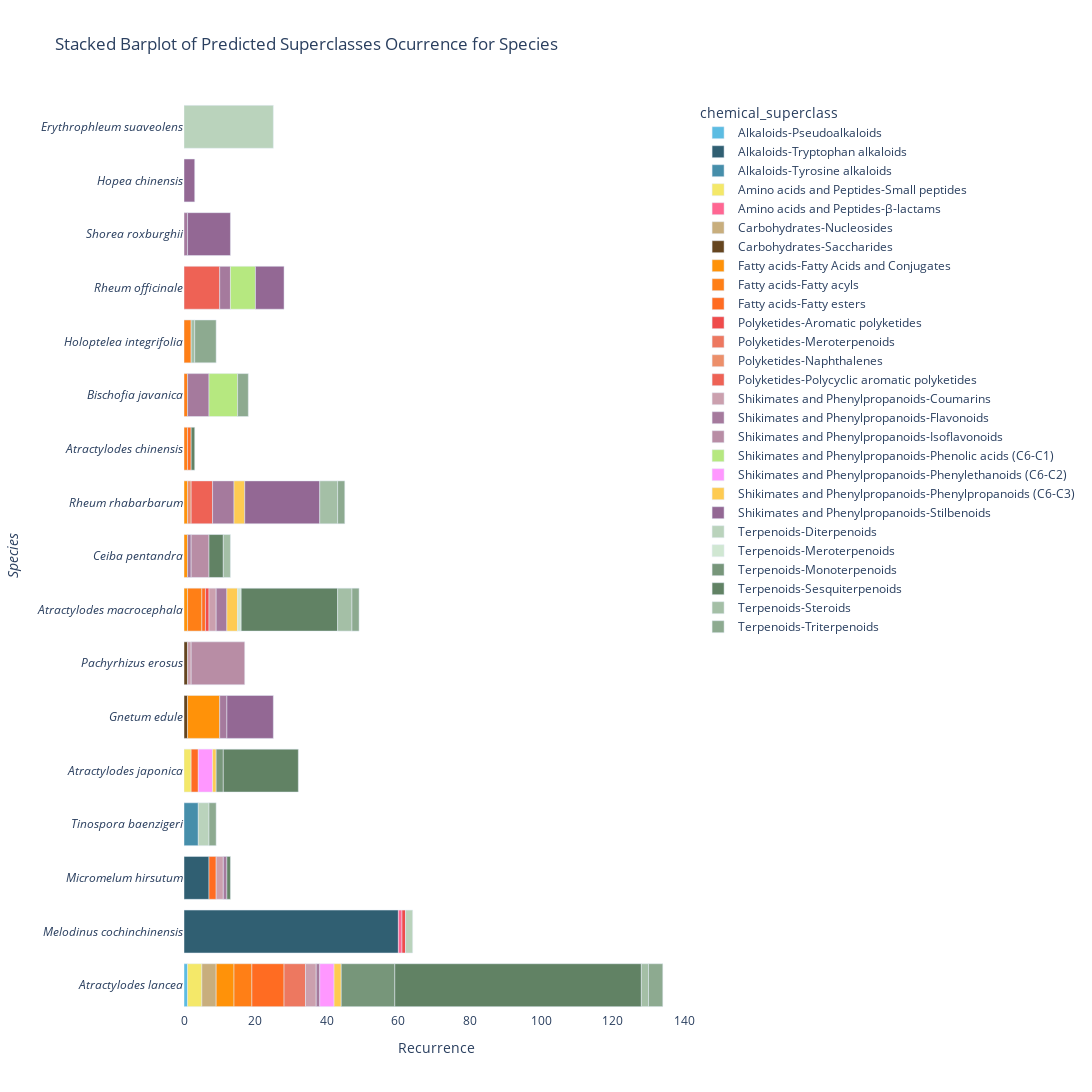

Notebook source saved alongside this figure:
### Markdown cell above
Generate une plot by species (samples) and the chemical class

### Code cell
# Define base colors for each Pathway

pathway_colors = {
    'Terpenoids': ('#618264', '#D0E7D2'),  # Green start and lighter green end
    'Alkaloids': ('#305F72', '#5CBCE2'),   # Blue start and lighter blue end  
    'Shikimates and Phenylpropanoids': ('#80558C', '#CBA0AE'),  # Purple start and lighter purple end
    'Polyketides': ('#EF4B4B', '#EC8F6A'),  # Red start and lighter purple end
    'Fatty acids': ('#FF6C22', '#FF9209'),  # Orange start and lighter purple end
    'Amino acids and Peptides': ('#F4E869', '#FAF2D3'),  # Yellow start and lighter purple end
    'Carbohydrates': ('#65451F','#C8AE7D')  # Brown start and lighter purple end
}

def interpolate_color(color1, color2, factor: float):
    """Interpolate between two colors"""
    color1 = np.array(mcolors.to_rgb(color1))
    color2 = np.array(mcolors.to_rgb(color2))
    return mcolors.to_hex((1 - factor) * color1 + factor * color2)

def generate_shades(pathway, num_shades):
    base_color, end_color = pathway_colors.get(pathway, ('gray', 'lightgray'))
    if num_shades == 1:
        return [base_color]  # Return the base color if only one shade is requested
    shades = []
    for i in range(num_shades):
        factor = i / (num_shades - 1)
        shades.append(interpolate_color(base_color, end_color, factor))
    return shades


# Step 1: Initialize an empty DataFrame to store all data
all_data = pd.DataFrame(columns=['organism_taxonomy_09species', 'chemical_superclass'])

# Step 2: Read data from all .tsv files in the output_folder
species_data_folder = os.path.join(output_folder, 'species_data')
for filename in os.listdir(species_data_folder):
    if filename.endswith(".tsv"):
        file_data = pd.read_csv(os.path.join(species_data_folder, filename), sep='\t')
        all_data = pd.concat([all_data, file_data])

# Step 3: Rename the "queried_taxaLabel" column to "species"
all_data.rename(columns={'organism_taxonomy_09species': 'species'}, inplace=True)

# Remove 'API Error-API Error' and 'Not Classified-Not Classified'
all_data = all_data[(all_data['chemical_superclass'] != 'API Error-API Error') & 
                    (all_data['chemical_superclass'] != 'Not Classified-Not Classified')]

def split_chemical_superclass(row):
    # Check if the value is a string before splitting
    if isinstance(row['chemical_superclass'], str):
        parts = row['chemical_superclass'].split('-')
        if len(parts) == 2:
            return parts[0], parts[1]  # Pathway and Superclass are present
        else:
            return parts[0], 'Unknown'  # Only Pathway is present, or the format is not as expected
    else:
        # Return default values if the entry is NaN or not a string
        return 'Unknown', 'Unknown'

# Apply the function to each row
all_data[['Pathway', 'superclass']] = all_data.apply(lambda row: split_chemical_superclass(row), axis=1, result_type='expand')

# Step 4: Process data for color mapping
color_map = {}
for pathway, superclasses in all_data.groupby('Pathway')['superclass'].unique().items():
    shades = generate_shades(pathway, len(superclasses))
    for superclass, shade in zip(superclasses, shades):
        color_map[f"{pathway}-{superclass}"] = shade

# Step 5: Group and aggregate data to calculate recurrence
agg_data = all_data.groupby(['species', 'chemical_superclass']).size().reset_index(name='recurrence')

# Step 6: Create the stacked barplot with the custom color palette
fig = px.bar(agg_data, y=agg_data['species'].apply(lambda x: f"<i>{x}</i>"), x='recurrence',
             title='Stacked Barplot of Predicted Superclasses Ocurrence for Species',
             labels={'recurrence': 'Recurrence'},
             color='chemical_superclass',
             color_discrete_map=color_map,
             category_orders={'chemical_superclass': sorted(agg_data['chemical_superclass'].unique())},
             orientation='h')

# Modify the y-axis label
fig.update_yaxes(title_text='<i>Species<i>')

# Set a white background
fig.update_layout(plot_bgcolor='white')

# Modify the size of the figure
fig.update_layout(width=1500, height=1500)

# Save the figure as an HTML file
fig.write_html(f'{output_folder}Wikidata_superclass_barplot_species.html')

# Show the figure
fig.show()

### Figure 1 — Plotly figure (JSON) as saved in the notebook; plotly's stock layout.template omitted (floating-point values rounded to 4 significant figures)
{"data": [{"alignmentgroup": "True", "hovertemplate": "chemical_superclass=Alkaloids-Pseudoalkaloids<br>Recurrence=%{x}<br>y=%{y}<extra></extra>", "legendgroup": "Alkaloids-Pseudoalkaloids", "marker": {"color": "#5cbce2", "pattern": {"shape": ""}}, "name": "Alkaloids-Pseudoalkaloids", "offsetgroup": "Alkaloids-Pseudoalkaloids", "orientation": "h", "showlegend": true, "textposition": "auto", "type": "bar", "x": [1], "xaxis": "x", "y": ["<i>Atractylodes lancea</i>"], "yaxis": "y"}, {"alignmentgroup": "True", "hovertemplate": "chemical_superclass=Alkaloids-Tryptophan alkaloids<br>Recurrence=%{x}<br>y=%{y}<extra></extra>", "legendgroup": "Alkaloids-Tryptophan alkaloids", "marker": {"color": "#305f72", "pattern": {"shape": ""}}, "name": "Alkaloids-Tryptophan alkaloids", "offsetgroup": "Alkaloids-Tryptophan alkaloids", "orientation": "h", "showlegend": true, "textposition": "auto", "type": "bar", "x": [60, 7], "xaxis": "x", "y": ["<i>Melodinus cochinchinensis</i>", "<i>Micromelum hirsutum</i>"], "yaxis": "y"}, {"alignmentgroup": "True", "hovertemplate": "chemical_superclass=Alkaloids-Tyrosine alkaloids<br>Recurrence=%{x}<br>y=%{y}<extra></extra>", "legendgroup": "Alkaloids-Tyrosine alkaloids", "marker": {"color": "#468eaa", "pattern": {"shape": ""}}, "name": "Alkaloids-Tyrosine alkaloids", "offsetgroup": "Alkaloids-Tyrosine alkaloids", "orientation": "h", "showlegend": true, "textposition": "auto", "type": "bar", "x": [4], "xaxis": "x", "y": ["<i>Tinospora baenzigeri</i>"], "yaxis": "y"}, {"alignmentgroup": "True", "hovertemplate": "chemical_superclass=Amino acids and Peptides-Small peptides<br>Recurrence=%{x}<br>y=%{y}<extra></extra>", "legendgroup": "Amino acids and Peptides-Small peptides", "marker": {"color": "#f4e869", "pattern": {"shape": ""}}, "name": "Amino acids and Peptides-Small peptides", "offsetgroup": "Amino acids and Peptides-Small peptides", "orientation": "h", "showlegend": true, "textposition": "auto", "type": "bar", "x": [2, 4], "xaxis": "x", "y": ["<i>Atractylodes japonica</i>", "<i>Atractylodes lancea</i>"], "yaxis": "y"}, {"alignmentgroup": "True", "hovertemplate": "chemical_superclass=Amino acids and Peptides-β-lactams<br>Recurrence=%{x}<br>y=%{y}<extra></extra>", "legendgroup": "Amino acids and Peptides-β-lactams", "marker": {"color": "#FF6692", "pattern": {"shape": ""}}, "name": "Amino acids and Peptides-β-lactams", "offsetgroup": "Amino acids and Peptides-β-lactams", "orientation": "h", "showlegend": true, "textposition": "auto", "type": "bar", "x": [1], "xaxis": "x", "y": ["<i>Melodinus cochinchinensis</i>"], "yaxis": "y"}, {"alignmentgroup": "True", "hovertemplate": "chemical_superclass=Carbohydrates-Nucleosides<br>Recurrence=%{x}<br>y=%{y}<extra></extra>", "legendgroup": "Carbohydrates-Nucleosides", "marker": {"color": "#c8ae7d", "pattern": {"shape": ""}}, "name": "Carbohydrates-Nucleosides", "offsetgroup": "Carbohydrates-Nucleosides", "orientation": "h", "showlegend": true, "textposition": "auto", "type": "bar", "x": [4], "xaxis": "x", "y": ["<i>Atractylodes lancea</i>"], "yaxis": "y"}, {"alignmentgroup": "True", "hovertemplate": "chemical_superclass=Carbohydrates-Saccharides<br>Recurrence=%{x}<br>y=%{y}<extra></extra>", "legendgroup": "Carbohydrates-Saccharides", "marker": {"color": "#65451f", "pattern": {"shape": ""}}, "name": "Carbohydrates-Saccharides", "offsetgroup": "Carbohydrates-Saccharides", "orientation": "h", "showlegend": true, "textposition": "auto", "type": "bar", "x": [1, 1], "xaxis": "x", "y": ["<i>Gnetum edule</i>", "<i>Pachyrhizus erosus</i>"], "yaxis": "y"}, {"alignmentgroup": "True", "hovertemplate": "chemical_superclass=Fatty acids-Fatty Acids and Conjugates<br>Recurrence=%{x}<br>y=%{y}<extra></extra>", "legendgroup": "Fatty acids-Fatty Acids and Conjugates", "marker": {"color": "#ff9209", "pattern": {"shape": ""}}, "name": "Fatty acids-Fatty Acids and Conjugates", "offsetgroup": "Fatty acids-Fatty Acids and Conjugates", "orientation": "h", "showlegend": true, "textposition": "auto", "type": "bar", "x": [5, 1, 1, 9, 1], "xaxis": "x", "y": ["<i>Atractylodes lancea</i>", "<i>Atractylodes macrocephala</i>", "<i>Ceiba pentandra</i>", "<i>Gnetum edule</i>", "<i>Rheum rhabarbarum</i>"], "yaxis": "y"}, {"alignmentgroup": "True", "hovertemplate": "chemical_superclass=Fatty acids-Fatty acyls<br>Recurrence=%{x}<br>y=%{y}<extra></extra>", "legendgroup": "Fatty acids-Fatty acyls", "marker": {"color": "#ff7f16", "pattern": {"shape": ""}}, "name": "Fatty acids-Fatty acyls", "offsetgroup": "Fatty acids-Fatty acyls", "orientation": "h", "showlegend": true, "textposition": "auto", "type": "bar", "x": [1, 5, 4, 1, 2], "xaxis": "x", "y": ["<i>Atractylodes chinensis</i>", "<i>Atractylodes lancea</i>", "<i>Atractylodes macrocephala</i>", "<i>Bischofia javanica</i>", "<i>Holoptelea integrifolia</i>"], "yaxis": "y"}, {"alignmentgroup": "True", "hovertemplate": "chemical_superclass=Fatty acids-Fatty esters<br>Recurrence=%{x}<br>y=%{y}<extra></extra>", "legendgroup": "Fatty acids-Fatty esters", "marker": {"color": "#ff6c22", "pattern": {"shape": ""}}, "name": "Fatty acids-Fatty esters", "offsetgroup": "Fatty acids-Fatty esters", "orientation": "h", "showlegend": true, "textposition": "auto", "type": "bar", "x": [1, 2, 9, 1, 2], "xaxis": "x", "y": ["<i>Atractylodes chinensis</i>", "<i>Atractylodes japonica</i>", "<i>Atractylodes lancea</i>", "<i>Atractylodes macrocephala</i>", "<i>Micromelum hirsutum</i>"], "yaxis": "y"}, {"alignmentgroup": "True", "hovertemplate": "chemical_superclass=Polyketides-Aromatic polyketides<br>Recurrence=%{x}<br>y=%{y}<extra></extra>", "legendgroup": "Polyketides-Aromatic polyketides", "marker": {"color": "#ef4b4b", "pattern": {"shape": ""}}, "name": "Polyketides-Aromatic polyketides", "offsetgroup": "Polyketides-Aromatic polyketides", "orientation": "h", "showlegend": true, "textposition": "auto", "type": "bar", "x": [1, 1], "xaxis": "x", "y": ["<i>Atractylodes macrocephala</i>", "<i>Melodinus cochinchinensis</i>"], "yaxis": "y"}, {"alignmentgroup": "True", "hovertemplate": "chemical_superclass=Polyketides-Meroterpenoids<br>Recurrence=%{x}<br>y=%{y}<extra></extra>", "legendgroup": "Polyketides-Meroterpenoids", "marker": {"color": "#ed7860", "pattern": {"shape": ""}}, "name": "Polyketides-Meroterpenoids", "offsetgroup": "Polyketides-Meroterpenoids", "orientation": "h", "showlegend": true, "textposition": "auto", "type": "bar", "x": [6], "xaxis": "x", "y": ["<i>Atractylodes lancea</i>"], "yaxis": "y"}, {"alignmentgroup": "True", "hovertemplate": "chemical_superclass=Polyketides-Naphthalenes<br>Recurrence=%{x}<br>y=%{y}<extra></extra>", "legendgroup": "Polyketides-Naphthalenes", "marker": {"color": "#ec8f6a", "pattern": {"shape": ""}}, "name": "Polyketides-Naphthalenes", "offsetgroup": "Polyketides-Naphthalenes", "orientation": "h", "showlegend": true, "textposition": "auto", "type": "bar", "x": [1], "xaxis": "x", "y": ["<i>Rheum rhabarbarum</i>"], "yaxis": "y"}, {"alignmentgroup": "True", "hovertemplate": "chemical_superclass=Polyketides-Polycyclic aromatic polyketides<br>Recurrence=%{x}<br>y=%{y}<extra></extra>", "legendgroup": "Polyketides-Polycyclic aromatic polyketides", "marker": {"color": "#ee6255", "pattern": {"shape": ""}}, "name": "Polyketides-Polycyclic aromatic polyketides", "offsetgroup": "Polyketides-Polycyclic aromatic polyketides", "orientation": "h", "showlegend": true, "textposition": "auto", "type": "bar", "x": [10, 6], "xaxis": "x", "y": ["<i>Rheum officinale</i>", "<i>Rheum rhabarbarum</i>"], "yaxis": "y"}, {"alignmentgroup": "True", "hovertemplate": "chemical_superclass=Shikimates and Phenylpropanoids-Coumarins<br>Recurrence=%{x}<br>y=%{y}<extra></extra>", "legendgroup": "Shikimates and Phenylpropanoids-Coumarins", "marker": {"color": "#cba0ae", "pattern": {"shape": ""}}, "name": "Shikimates and Phenylpropanoids-Coumarins", "offsetgroup": "Shikimates and Phenylpropanoids-Coumarins", "orientation": "h", "showlegend": true, "textposition": "auto", "type": "bar", "x": [3, 2, 2, 1], "xaxis": "x", "y": ["<i>Atractylodes lancea</i>", "<i>Atractylodes macrocephala</i>", "<i>Micromelum hirsutum</i>", "<i>Pachyrhizus erosus</i>"], "yaxis": "y"}, {"alignmentgroup": "True", "hovertemplate": "chemical_superclass=Shikimates and Phenylpropanoids-Flavonoids<br>Recurrence=%{x}<br>y=%{y}<extra></extra>", "legendgroup": "Shikimates and Phenylpropanoids-Flavonoids", "marker": {"color": "#a57a9d", "pattern": {"shape": ""}}, "name": "Shikimates and Phenylpropanoids-Flavonoids", "offsetgroup": "Shikimates and Phenylpropanoids-Flavonoids", "orientation": "h", "showlegend": true, "textposition": "auto", "type": "bar", "x": [1, 3, 6, 1, 2, 1, 3, 6, 1], "xaxis": "x", "y": ["<i>Atractylodes lancea</i>", "<i>Atractylodes macrocephala</i>", "<i>Bischofia javanica</i>", "<i>Ceiba pentandra</i>", "<i>Gnetum edule</i>", "<i>Micromelum hirsutum</i>", "<i>Rheum officinale</i>", "<i>Rheum rhabarbarum</i>", "<i>Shorea roxburghii</i>"], "yaxis": "y"}, {"alignmentgroup": "True", "hovertemplate": "chemical_superclass=Shikimates and Phenylpropanoids-Isoflavonoids<br>Recurrence=%{x}<br>y=%{y}<extra></extra>", "legendgroup": "Shikimates and Phenylpropanoids-Isoflavonoids", "marker": {"color": "#b88da5", "pattern": {"shape": ""}}, "name": "Shikimates and Phenylpropanoids-Isoflavonoids", "offsetgroup": "Shikimates and Phenylpropanoids-Isoflavonoids", "orientation": "h", "showlegend": true, "textposition": "auto", "type": "bar", "x": [5, 15], "xaxis": "x", "y": ["<i>Ceiba pentandra</i>", "<i>Pachyrhizus erosus</i>"], "yaxis": "y"}, {"alignmentgroup": "True", "hovertemplate": "chemical_superclass=Shikimates and Phenylpropanoids-Phenolic acids (C6-C1)<br>Recurrence=%{x}<br>y=%{y}<extra></extra>", "legendgroup": "Shikimates and Phenylpropanoids-Phenolic acids (C6-C1)", "marker": {"color": "#B6E880", "pattern": {"shape": ""}}, "name": "Shikimates and Phenylpropanoids-Phenolic acids (C6-C1)", "offsetgroup": "Shikimates and Phenylpropanoids-Phenolic acids (C6-C1)", "orientation": "h", "showlegend": true, "textposition": "auto", "type": "bar", "x": [8, 7], "xaxis": "x", "y": ["<i>Bischofia javanica</i>", "<i>Rheum officinale</i>"], "yaxis": "y"}, {"alignmentgroup": "True", "hovertemplate": "chemical_superclass=Shikimates and Phenylpropanoids-Phenylethanoids (C6-C2)<br>Recurrence=%{x}<br>y=%{y}<extra></extra>", "legendgroup": "Shikimates and Phenylpropanoids-Phenylethanoids (C6-C2)", "marker": {"color": "#FF97FF", "pattern": {"shape": ""}}, "name": "Shikimates and Phenylpropanoids-Phenylethanoids (C6-C2)", "offsetgroup": "Shikimates and Phenylpropanoids-Phenylethanoids (C6-C2)", "orientation": "h", "showlegend": true, "textposition": "auto", "type": "bar", "x": [4, 4], "xaxis": "x", "y": ["<i>Atractylodes japonica</i>", "<i>Atractylodes lancea</i>"], "yaxis": "y"}, {"alignmentgroup": "True", "hovertemplate": "chemical_superclass=Shikimates and Phenylpropanoids-Phenylpropanoids (C6-C3)<br>Recurrence=%{x}<br>y=%{y}<extra></extra>", "legendgroup": "Shikimates and Phenylpropanoids-Phenylpropanoids (C6-C3)", "marker": {"color": "#FECB52", "pattern": {"shape": ""}}, "name": "Shikimates and Phenylpropanoids-Phenylpropanoids (C6-C3)", "offsetgroup": "Shikimates and Phenylpropanoids-Phenylpropanoids (C6-C3)", "orientation": "h", "showlegend": true, "textposition": "auto", "type": "bar", "x": [1, 2, 3, 3], "xaxis": "x", "y": ["<i>Atractylodes japonica</i>", "<i>Atractylodes lancea</i>", "<i>Atractylodes macrocephala</i>", "<i>Rheum rhabarbarum</i>"], "yaxis": "y"}, {"alignmentgroup": "True", "hovertemplate": "chemical_superclass=Shikimates and Phenylpropanoids-Stilbenoids<br>Recurrence=%{x}<br>y=%{y}<extra></extra>", "legendgroup": "Shikimates and Phenylpropanoids-Stilbenoids", "marker": {"color": "#936894", "pattern": {"shape": ""}}, "name": "Shikimates and Phenylpropanoids-Stilbenoids", "offsetgroup": "Shikimates and Phenylpropanoids-Stilbenoids", "orientation": "h", "showlegend": true, "textposition": "auto", "type": "bar", "x": [13, 3, 8, 21, 12], "xaxis": "x", "y": ["<i>Gnetum edule</i>", "<i>Hopea chinensis</i>", "<i>Rheum officinale</i>", "<i>Rheum rhabarbarum</i>", "<i>Shorea roxburghii</i>"], "yaxis": "y"}, {"alignmentgroup": "True", "hovertemplate": "chemical_superclass=Terpenoids-Diterpenoids<br>Recurrence=%{x}<br>y=%{y}<extra></extra>", "legendgroup": "Terpenoids-Diterpenoids", "marker": {"color": "#bad3bc", "pattern": {"shape": ""}}, "name": "Terpenoids-Diterpenoids", "offsetgroup": "Terpenoids-Diterpenoids", "orientation": "h", "showlegend": true, "textposition": "auto", "type": "bar", "x": [25, 2, 3], "xaxis": "x", "y": ["<i>Erythrophleum suaveolens</i>", "<i>Melodinus cochinchinensis</i>", "<i>Tinospora baenzigeri</i>"], "yaxis": "y"}, {"alignmentgroup": "True", "hovertemplate": "chemical_superclass=Terpenoids-Meroterpenoids<br>Recurrence=%{x}<br>y=%{y}<extra></extra>", "legendgroup": "Terpenoids-Meroterpenoids", "marker": {"color": "#d0e7d2", "pattern": {"shape": ""}}, "name": "Terpenoids-Meroterpenoids", "offsetgroup": "Terpenoids-Meroterpenoids", "orientation": "h", "showlegend": true, "textposition": "auto", "type": "bar", "x": [1], "xaxis": "x", "y": ["<i>Atractylodes macrocephala</i>"], "yaxis": "y"}, {"alignmentgroup": "True", "hovertemplate": "chemical_superclass=Terpenoids-Monoterpenoids<br>Recurrence=%{x}<br>y=%{y}<extra></extra>", "legendgroup": "Terpenoids-Monoterpenoids", "marker": {"color": "#77967a", "pattern": {"shape": ""}}, "name": "Terpenoids-Monoterpenoids", "offsetgroup": "Terpenoids-Monoterpenoids", "orientation": "h", "showlegend": true, "textposition": "auto", "type": "bar", "x": [2, 15], "xaxis": "x", "y": ["<i>Atractylodes japonica</i>", "<i>Atractylodes lancea</i>"], "yaxis": "y"}, {"alignmentgroup": "True", "hovertemplate": "chemical_superclass=Terpenoids-Sesquiterpenoids<br>Recurrence=%{x}<br>y=%{y}<extra></extra>", "legendgroup": "Terpenoids-Sesquiterpenoids", "marker": {"color": "#618264", "pattern": {"shape": ""}}, "name": "Terpenoids-Sesquiterpenoids", "offsetgroup": "Terpenoids-Sesquiterpenoids", "orientation": "h", "showlegend": true, "textposition": "auto", "type": "bar", "x": [1, 21, 69, 27, 4, 1], "xaxis": "x", "y": ["<i>Atractylodes chinensis</i>", "<i>Atractylodes japonica</i>", "<i>Atractylodes lancea</i>", "<i>Atractylodes macrocephala</i>", "<i>Ceiba pentandra</i>", "<i>Micromelum hirsutum</i>"], "yaxis": "y"}, {"alignmentgroup": "True", "hovertemplate": "chemical_superclass=Terpenoids-Steroids<br>Recurrence=%{x}<br>y=%{y}<extra></extra>", "legendgroup": "Terpenoids-Steroids", "marker": {"color": "#a4bfa6", "pattern": {"shape": ""}}, "name": "Terpenoids-Steroids", "offsetgroup": "Terpenoids-Steroids", "orientation": "h", "showlegend": true, "textposition": "auto", "type": "bar", "x": [2, 4, 2, 1, 5], "xaxis": "x", "y": ["<i>Atractylodes lancea</i>", "<i>Atractylodes macrocephala</i>", "<i>Ceiba pentandra</i>", "<i>Holoptelea integrifolia</i>", "<i>Rheum rhabarbarum</i>"], "yaxis": "y"}, {"alignmentgroup": "True", "hovertemplate": "chemical_superclass=Terpenoids-Triterpenoids<br>Recurrence=%{x}<br>y=%{y}<extra></extra>", "legendgroup": "Terpenoids-Triterpenoids", "marker": {"color": "#8daa90", "pattern": {"shape": ""}}, "name": "Terpenoids-Triterpenoids", "offsetgroup": "Terpenoids-Triterpenoids", "orientation": "h", "showlegend": true, "textposition": "auto", "type": "bar", "x": [4, 2, 3, 6, 2, 2], "xaxis": "x", "y": ["<i>Atractylodes lancea</i>", "<i>Atractylodes macrocephala</i>", "<i>Bischofia javanica</i>", "<i>Holoptelea integrifolia</i>", "<i>Rheum rhabarbarum</i>", "<i>Tinospora baenzigeri</i>"], "yaxis": "y"}], "layout": {"barmode": "relative", "height": 1500, "legend": {"title": {"text": "chemical_superclass"}, "tracegroupgap": 0}, "plot_bgcolor": "white", "title": {"text": "Stacked Barplot of Predicted Superclasses Ocurrence for Species"}, "width": 1500, "xaxis": {"anchor": "y", "domain": [0, 1], "title": {"text": "Recurrence"}}, "yaxis": {"anchor": "x", "domain": [0, 1], "title": {"text": "<i>Species<i>"}}}}
